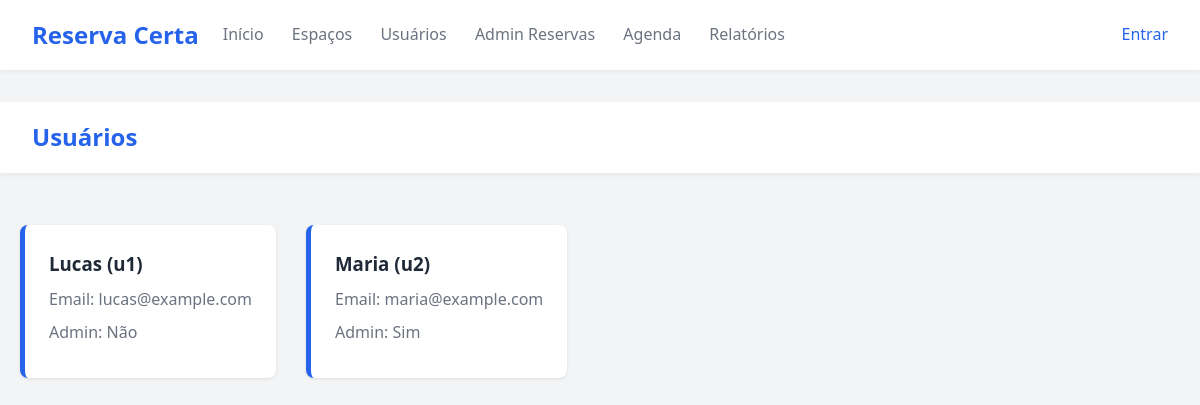
Screenshot of /users with the database file from the repository.
### tables this page shows
CREATE TABLE users (
    id TEXT PRIMARY KEY,
    name TEXT NOT NULL,
    email TEXT NOT NULL UNIQUE,
    is_admin INTEGER NOT NULL DEFAULT 0,
    created_at TEXT NOT NULL
);

### app.py (the view)
@app.route('/users')
def users_list():
    users = user_repo.list_all()
    return render_template('users_list.html', users=users)

### persistence/connection_factory.py (called while the page is built)
def get_connection():
    conn = sqlite3.connect(str(DB_PATH), detect_types=sqlite3.PARSE_DECLTYPES|sqlite3.PARSE_COLNAMES)
    conn.row_factory = sqlite3.Row
    conn.execute('PRAGMA foreign_keys = ON;')
    return conn

### persistence/user_repository.py (called while the page is built)
    def list_all(self) -> List[dict]:
        with get_connection() as conn:
            cur = conn.execute('SELECT * FROM users')
            return [dict(r) for r in cur.fetchall()]

### templates/users_list.html (shortened to what this page needs)
{% extends 'base.html' %}
{% block content %}
  <header><h1>Usuários</h1></header>
  <div class="container" style="padding:20px">
    {% for u in users %}
      <div class="card">
        <h3>{{ u.name }} ({{ u.id }})</h3>
        <p>Email: {{ u.email }}</p>
        <p>Admin: {{ 'Sim' if u.is_admin else 'Não' }}</p>
      </div>
    {% else %}
      <p>Nenhum usuário.</p>
    {% endfor %}
  </div>
{% endblock %}

### static/css/style.css (style rules this page uses)
:root { --primary-color: #2563eb; --primary-hover: #1d4ed8; --bg-color: #f3f4f6; --card-bg: #ffffff; --text-color: #1f2937; --text-muted: #6b7280; --border-color: #e5e7eb; --danger-color: #ef4444; }
* { box-sizing: border-box; margin: 0; padding: 0; }
body { font-family: 'Segoe UI', Tahoma, Geneva, Verdana, sans-serif; background-color: var(--bg-color); color: var(--text-color); line-height: 1.6; }
header { background-color: var(--card-bg); box-shadow: 0 2px 4px rgba(0,0,0,0.05); padding: 1rem 2rem; display: flex; justify-content: space-between; align-items: center; margin-bottom: 2rem; }
header h1 { font-size: 1.5rem; color: var(--primary-color); }
.container { max-width: 1200px; margin: 0 auto; padding: 0 20px; display: flex; gap: 30px; flex-wrap: wrap; }
.card { background: var(--card-bg); padding: 1.5rem; border-radius: 8px; box-shadow: 0 1px 3px rgba(0,0,0,0.1); margin-bottom: 1.5rem; border-left: 5px solid var(--primary-color); }
.card h3 { margin-bottom: 0.5rem; }
.card p { color: var(--text-muted); margin-bottom: 0.5rem; }

### rows the page displays
users: name "Lucas", id "u1", email "lucas@example.com", is_admin "Não"
users: name "Maria", id "u2", email "maria@example.com", is_admin "Sim"
